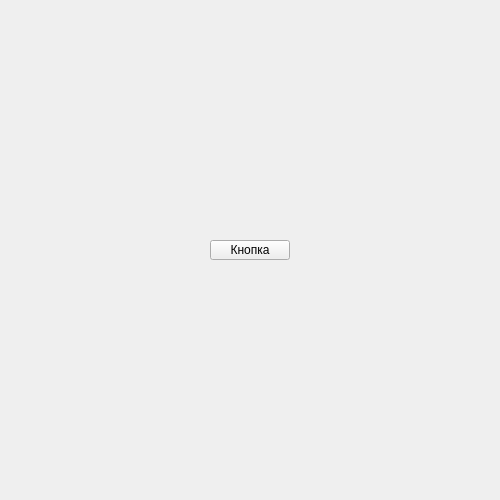
<?xml version="1.0" encoding="UTF-8"?>
<ui version="4.0">
 <class>Form</class>
 <widget class="QWidget" name="Form">
  <property name="geometry">
   <rect>
    <x>0</x>
    <y>0</y>
    <width>500</width>
    <height>500</height>
   </rect>
  </property>
  <property name="minimumSize">
   <size>
    <width>500</width>
    <height>500</height>
   </size>
  </property>
  <property name="maximumSize">
   <size>
    <width>500</width>
    <height>500</height>
   </size>
  </property>
  <property name="windowTitle">
   <string>Form</string>
  </property>
  <widget class="QPushButton" name="pushButton">
   <property name="geometry">
    <rect>
     <x>210</x>
     <y>240</y>
     <width>80</width>
     <height>20</height>
    </rect>
   </property>
   <property name="text">
    <string>Кнопка</string>
   </property>
  </widget>
 </widget>
 <resources/>
 <connections/>
</ui>
